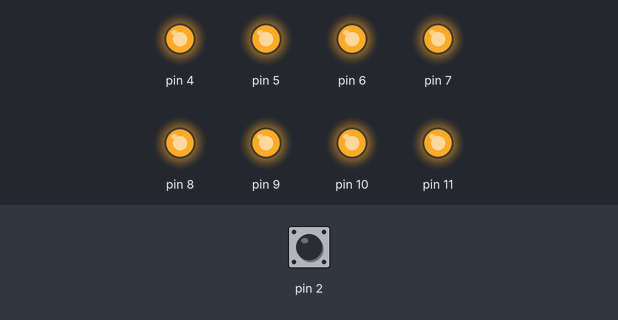
This sketch was run on a simulated Arduino Uno, built with avr-gcc and run on an emulated ATmega328P. On the bench: output pins drawn as LEDs (lit = HIGH). The test bench sets the inputs (shaded band); at power-on: pin 2 HIGH.

Above: at 1.2 s.
1.3 s: pin 2 pulled LOW for 0.15 s
At 2.1 s:
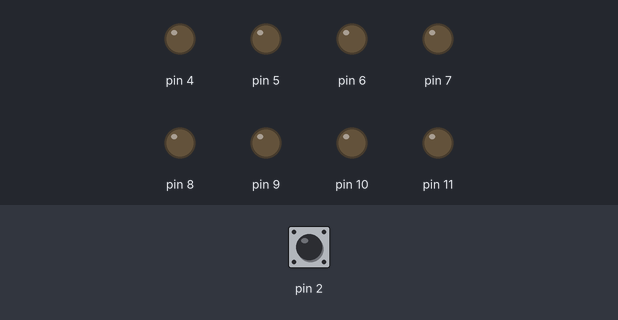
Timing chart, 0 to 4.3 s (numbered marks = the images above; inputs shaded):
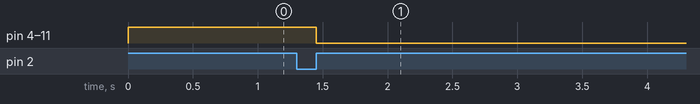

Measured:
- after the input at 1.3 s, pin 4–11: HIGH → LOW after 0.15 s

The sketch:

led8-button.ino
```cpp
/*
    Códigos con LED x 8 con interruptor
    <  W  >

*/

int estado_led;

void setup() {
  for(int i = 4; i <= 11; i++)
  {
    pinMode(i, OUTPUT);
  }
    pinMode(2, INPUT);
}


void loop() {

  //leds que encienden cuando mantengo apretado el botón
  /*
  if(digitalRead(2) == HIGH)
  {
    for(int i = 4; i <= 11; i++)
    {
      digitalWrite(i, HIGH);
    }
  } else
  {
    for(int i = 4; i <= 11; i++)
    {
      digitalWrite(i, LOW);
    }
  }
  */

  /*
  int verificador = digitalRead(2);
  if(verificador != estado_led && estado_led == HIGH)
  {
    estado_led = digitalRead(4);
    for(int i = 4; i <= 11; i++)
    {
      digitalWrite(i, !estado_led);
    }
  }
  estado_led = verificador;
  */

  int verificador;
  while(digitalRead(2) == LOW) {}

  verificador = digitalRead(4);
  for(int i = 0; i <= 11; i++)
  {
    digitalWrite(i, !verificador);
  }

  while(digitalRead(2) == HIGH) {}

}
```
